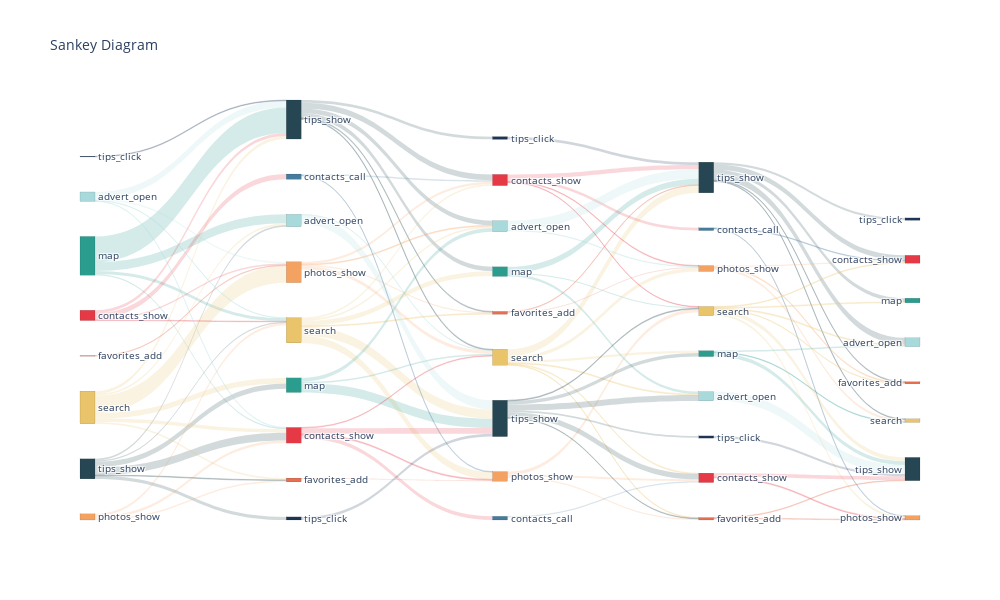

The code cell stored with this chart in its notebook:
### Code cell
senkey_diagram.show()

### Figure 1 — Plotly figure (JSON) as saved in the notebook; plotly's stock layout.template omitted (floating-point values rounded to 4 significant figures)
{"data": [{"domain": {"x": [0, 1], "y": [0, 1]}, "link": {"color": ["rgba(42, 157, 143, 0.2)", "rgba(42, 157, 143, 0.2)", "rgba(42, 157, 143, 0.2)", "rgba(42, 157, 143, 0.2)", "rgba(38, 70, 83, 0.2)", "rgba(38, 70, 83, 0.2)", "rgba(38, 70, 83, 0.2)", "rgba(38, 70, 83, 0.2)", "rgba(38, 70, 83, 0.2)", "rgba(38, 70, 83, 0.2)", "rgba(244, 162, 97, 0.2)", "rgba(244, 162, 97, 0.2)", "rgba(244, 162, 97, 0.2)", "rgba(233, 196, 106, 0.2)", "rgba(233, 196, 106, 0.2)", "rgba(233, 196, 106, 0.2)", "rgba(233, 196, 106, 0.2)", "rgba(233, 196, 106, 0.2)", "rgba(233, 196, 106, 0.2)", "rgba(230, 57, 70, 0.2)", "rgba(230, 57, 70, 0.2)", "rgba(230, 57, 70, 0.2)", "rgba(230, 57, 70, 0.2)", "rgba(168, 218, 220, 0.2)", "rgba(168, 218, 220, 0.2)", "rgba(168, 218, 220, 0.2)", "rgba(168, 218, 220, 0.2)", "rgba(29, 53, 87, 0.2)", "rgba(231, 111, 81, 0.2)", "rgba(38, 70, 83, 0.2)", "rgba(38, 70, 83, 0.2)", "rgba(38, 70, 83, 0.2)", "rgba(38, 70, 83, 0.2)", "rgba(38, 70, 83, 0.2)", "rgba(38, 70, 83, 0.2)", "rgba(244, 162, 97, 0.2)", "rgba(244, 162, 97, 0.2)", "rgba(244, 162, 97, 0.2)", "rgba(244, 162, 97, 0.2)", "rgba(233, 196, 106, 0.2)", "rgba(233, 196, 106, 0.2)", "rgba(233, 196, 106, 0.2)", "rgba(233, 196, 106, 0.2)", "rgba(233, 196, 106, 0.2)", "rgba(233, 196, 106, 0.2)", "rgba(42, 157, 143, 0.2)", "rgba(42, 157, 143, 0.2)", "rgba(42, 157, 143, 0.2)", "rgba(230, 57, 70, 0.2)", "rgba(230, 57, 70, 0.2)", "rgba(230, 57, 70, 0.2)", "rgba(230, 57, 70, 0.2)", "rgba(168, 218, 220, 0.2)", "rgba(168, 218, 220, 0.2)", "rgba(29, 53, 87, 0.2)", "rgba(69, 123, 157, 0.2)", "rgba(69, 123, 157, 0.2)", "rgba(231, 111, 81, 0.2)", "rgba(42, 157, 143, 0.2)", "rgba(42, 157, 143, 0.2)", "rgba(42, 157, 143, 0.2)", "rgba(233, 196, 106, 0.2)", "rgba(233, 196, 106, 0.2)", "rgba(233, 196, 106, 0.2)", "rgba(233, 196, 106, 0.2)", "rgba(233, 196, 106, 0.2)", "rgba(233, 196, 106, 0.2)", "rgba(231, 111, 81, 0.2)", "rgba(231, 111, 81, 0.2)", "rgba(230, 57, 70, 0.2)", "rgba(230, 57, 70, 0.2)", "rgba(230, 57, 70, 0.2)", "rgba(230, 57, 70, 0.2)", "rgba(168, 218, 220, 0.2)", "rgba(168, 218, 220, 0.2)", "rgba(244, 162, 97, 0.2)", "rgba(244, 162, 97, 0.2)", "rgba(244, 162, 97, 0.2)", "rgba(69, 123, 157, 0.2)", "rgba(38, 70, 83, 0.2)", "rgba(38, 70, 83, 0.2)", "rgba(38, 70, 83, 0.2)", "rgba(38, 70, 83, 0.2)", "rgba(38, 70, 83, 0.2)", "rgba(38, 70, 83, 0.2)", "rgba(29, 53, 87, 0.2)", "rgba(38, 70, 83, 0.2)", "rgba(38, 70, 83, 0.2)", "rgba(38, 70, 83, 0.2)", "rgba(38, 70, 83, 0.2)", "rgba(38, 70, 83, 0.2)", "rgba(38, 70, 83, 0.2)", "rgba(42, 157, 143, 0.2)", "rgba(42, 157, 143, 0.2)", "rgba(42, 157, 143, 0.2)", "rgba(244, 162, 97, 0.2)", "rgba(244, 162, 97, 0.2)", "rgba(244, 162, 97, 0.2)", "rgba(69, 123, 157, 0.2)", "rgba(69, 123, 157, 0.2)", "rgba(233, 196, 106, 0.2)", "rgba(233, 196, 106, 0.2)", "rgba(233, 196, 106, 0.2)", "rgba(233, 196, 106, 0.2)", "rgba(233, 196, 106, 0.2)", "rgba(233, 196, 106, 0.2)", "rgba(168, 218, 220, 0.2)", "rgba(29, 53, 87, 0.2)", "rgba(230, 57, 70, 0.2)", "rgba(230, 57, 70, 0.2)", "rgba(231, 111, 81, 0.2)", "rgba(231, 111, 81, 0.2)"], "label": ["66.0%", "7.8%", "3.1%", "23.2%", "5.7%", "27.2%", "39.7%", "8.6%", "15.3%", "3.5%", "36.9%", "40.3%", "22.8%", "9.2%", "52.5%", "16.8%", "10.7%", "5.4%", "5.4%", "29.5%", "13.9%", "5.2%", "51.4%", "70.4%", "17.8%", "6.1%", "5.7%", "100.0%", "100.0%", "22.8%", "4.4%", "4.6%", "30.4%", "24.3%", "13.5%", "43.0%", "14.0%", "31.2%", "11.8%", "18.9%", "3.6%", "6.3%", "6.7%", "28.1%", "36.4%", "10.2%", "26.6%", "63.3%", "6.3%", "8.9%", "33.3%", "51.5%", "5.0%", "95.0%", "100.0%", "70.2%", "29.8%", "100.0%", "63.7%", "11.1%", "25.2%", "46.8%", "15.2%", "22.1%", "6.2%", "5.7%", "4.1%", "36.6%", "63.4%", "51.5%", "9.0%", "33.0%", "6.5%", "94.3%", "5.7%", "50.6%", "30.8%", "18.6%", "100.0%", "19.3%", "4.5%", "32.5%", "10.9%", "29.3%", "3.4%", "100.0%", "19.1%", "3.4%", "27.0%", "34.3%", "3.8%", "12.3%", "11.3%", "65.2%", "23.4%", "50.0%", "30.6%", "19.4%", "55.6%", "44.4%", "9.8%", "8.0%", "24.0%", "42.2%", "10.2%", "5.8%", "100.0%", "100.0%", "19.0%", "81.0%", "51.5%", "48.5%"], "source": [0, 0, 0, 0, 1, 1, 1, 1, 1, 1, 2, 2, 2, 4, 4, 4, 4, 4, 4, 5, 5, 5, 5, 6, 6, 6, 6, 7, 8, 9, 9, 9, 9, 9, 9, 10, 10, 10, 10, 11, 11, 11, 11, 11, 11, 12, 12, 12, 13, 13, 13, 13, 14, 14, 15, 16, 16, 17, 18, 18, 18, 19, 19, 19, 19, 19, 19, 20, 20, 21, 21, 21, 21, 22, 22, 23, 23, 23, 24, 25, 25, 25, 25, 25, 25, 26, 27, 27, 27, 27, 27, 27, 28, 28, 28, 29, 29, 29, 30, 30, 31, 31, 31, 31, 31, 31, 32, 33, 34, 34, 35, 35], "target": [9, 11, 13, 14, 11, 12, 13, 14, 15, 17, 11, 13, 17, 9, 10, 12, 13, 14, 17, 9, 10, 11, 16, 9, 10, 11, 13, 9, 10, 18, 19, 20, 21, 22, 26, 19, 20, 21, 22, 18, 20, 21, 22, 23, 25, 19, 22, 25, 19, 23, 24, 25, 19, 25, 25, 21, 23, 23, 27, 31, 32, 27, 28, 29, 32, 34, 35, 27, 29, 27, 29, 30, 31, 27, 29, 31, 34, 35, 34, 28, 31, 32, 33, 34, 35, 27, 36, 37, 38, 41, 42, 43, 37, 40, 41, 37, 38, 42, 38, 39, 36, 38, 39, 40, 41, 42, 40, 40, 39, 40, 39, 40], "value": [624, 74, 29, 219, 28, 133, 194, 42, 75, 17, 55, 60, 34, 73, 418, 134, 85, 43, 43, 74, 35, 13, 129, 162, 41, 14, 13, 18, 15, 108, 21, 22, 144, 115, 64, 80, 26, 58, 22, 116, 22, 39, 41, 173, 224, 36, 94, 224, 17, 24, 90, 139, 12, 227, 73, 33, 14, 25, 149, 26, 59, 182, 59, 86, 24, 22, 16, 15, 26, 103, 18, 66, 13, 232, 14, 79, 48, 29, 30, 85, 20, 143, 48, 129, 15, 67, 90, 16, 127, 161, 18, 58, 16, 92, 33, 54, 33, 21, 15, 12, 22, 18, 54, 95, 23, 13, 216, 55, 22, 94, 17, 16]}, "node": {"color": ["rgba(42, 157, 143, 1)", "rgba(38, 70, 83, 1)", "rgba(244, 162, 97, 1)", "rgba(69, 123, 157, 1)", "rgba(233, 196, 106, 1)", "rgba(230, 57, 70, 1)", "rgba(168, 218, 220, 1)", "rgba(29, 53, 87, 1)", "rgba(231, 111, 81, 1)", "rgba(38, 70, 83, 1)", "rgba(244, 162, 97, 1)", "rgba(233, 196, 106, 1)", "rgba(42, 157, 143, 1)", "rgba(230, 57, 70, 1)", "rgba(168, 218, 220, 1)", "rgba(29, 53, 87, 1)", "rgba(69, 123, 157, 1)", "rgba(231, 111, 81, 1)", "rgba(42, 157, 143, 1)", "rgba(233, 196, 106, 1)", "rgba(231, 111, 81, 1)", "rgba(230, 57, 70, 1)", "rgba(168, 218, 220, 1)", "rgba(244, 162, 97, 1)", "rgba(69, 123, 157, 1)", "rgba(38, 70, 83, 1)", "rgba(29, 53, 87, 1)", "rgba(38, 70, 83, 1)", "rgba(42, 157, 143, 1)", "rgba(244, 162, 97, 1)", "rgba(69, 123, 157, 1)", "rgba(233, 196, 106, 1)", "rgba(168, 218, 220, 1)", "rgba(29, 53, 87, 1)", "rgba(230, 57, 70, 1)", "rgba(231, 111, 81, 1)", "rgba(42, 157, 143, 1)", "rgba(233, 196, 106, 1)", "rgba(230, 57, 70, 1)", "rgba(244, 162, 97, 1)", "rgba(38, 70, 83, 1)", "rgba(168, 218, 220, 1)", "rgba(231, 111, 81, 1)", "rgba(29, 53, 87, 1)"], "label": ["map", "tips_show", "photos_show", "contacts_call", "search", "contacts_show", "advert_open", "tips_click", "favorites_add", "tips_show", "photos_show", "search", "map", "contacts_show", "advert_open", "tips_click", "contacts_call", "favorites_add", "map", "search", "favorites_add", "contacts_show", "advert_open", "photos_show", "contacts_call", "tips_show", "tips_click", "tips_show", "map", "photos_show", "contacts_call", "search", "advert_open", "tips_click", "contacts_show", "favorites_add", "map", "search", "contacts_show", "photos_show", "tips_show", "advert_open", "favorites_add", "tips_click"], "line": {"color": "black", "width": 0.1}, "pad": 50, "thickness": 15}, "orientation": "h", "type": "sankey", "valueformat": ".0f"}], "layout": {"font": {"size": 10}, "height": 600, "title": {"text": "Sankey Diagram"}, "width": 1000}}
